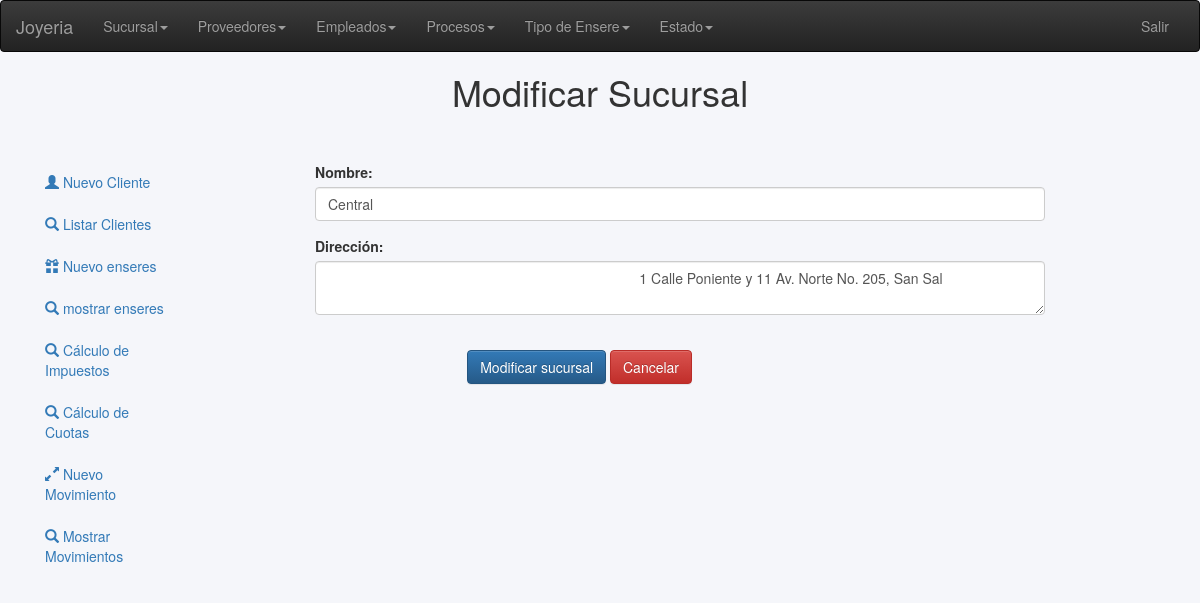
Screenshot of /views/sucursal/modificar.php?id=1 (signed in) with the database file from the repository.
### tables this page shows
CREATE TABLE `sucursal` (
  `idsucursal` int(11) NOT NULL,
  `nombre` varchar(20) DEFAULT NULL,
  `direccion` varchar(50) DEFAULT NULL
);

### views/sucursal/modificar.php (the view, shortened to what this page needs)
<?php
if (isset($_GET['id'])) {
	$md = new Model();
	$cn = $md->getConexion();
	$sqlMostrar = "SELECT * FROM `sucursal` where idsucursal = '".$_GET['id']."' ";
	$res = mysqli_query($cn,$sqlMostrar);
	$row = mysqli_fetch_assoc($res);
	?>
	<?php   require('../head.php') ?>
	<body style="background: #f5f6fa;">
		<?php   require('../header.php') ?>
		<h1 style="margin: 0 auto; display: block; text-align: center;">Modificar Sucursal</h1>
		<section class="prueba container-fluid" style="margin-top: 50px; height: 335px;">
			<div class="row col-lg-12">
				<aside class="col-lg-2">
					<?php   require('../aside.php') ?>
				</aside>
				<div class="contenedor col-lg-8 col-md-offset-1">
					<form action="../../controller.php?op=update&id=<?php echo $_GET['id']; ?>" method="POST">
					<div class="form-group">
							<label>Nombre: </label>
							<br>
							<input class="form-control" type="text" name="nombre" value="<?php echo $row['nombre']; ?>">
						</div>
						<div class="form-group">
							<label>Dirección: </label>
							<br>
							<textarea  class="form-control" name="direc">
								<?php echo $row['direccion']; ?>
							</textarea>
						</div>
						<br>
						<div class="row col-lg-8 center">
							<div class="col-lg-3"></div>
							<button name="sucursal" class="btn btn-primary">Modificar sucursal</button>
							<div class="col-lg-1"></div>
							<a href="mostrar.php" class="btn btn-danger">Cancelar</a>
						</div>
					</form>
				</div>
			</div>
		</section>
		<?php
	}else
	header("Location: mostrar.php");
	?>

### rows the page displays
sucursal: nombre "Central", direc "1 Calle Poniente y 11 Av. Norte No. 205, San Sal"
